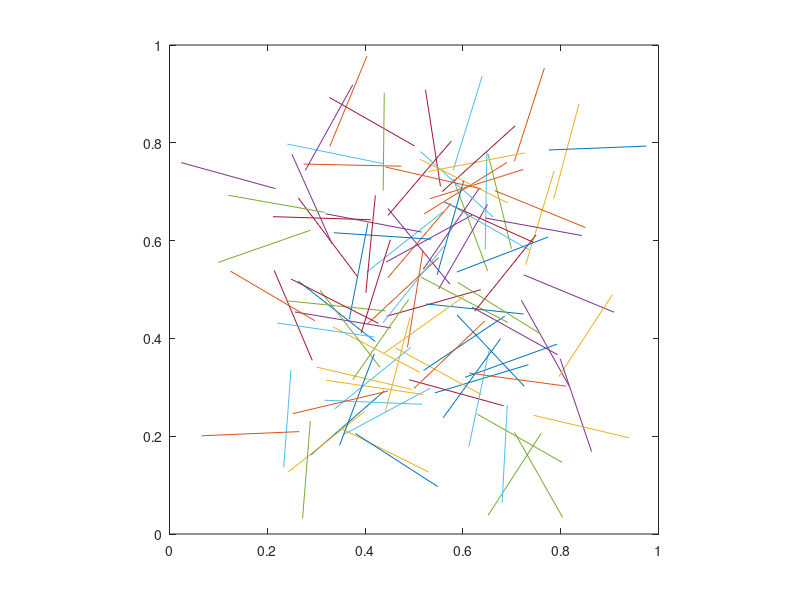

Source code (MATLAB):
N = 100;

L = 0.20;

xb = L + rand(1,N)*(1-2*L);
yb = L + rand(1,N)*(1-2*L);
angs = rand(1,N)*360;
xe = xb + L*cosd(angs);
ye = yb + L*sind(angs);

ax = axes;
plot(ax,[xb;xe],[yb;ye])
axis square